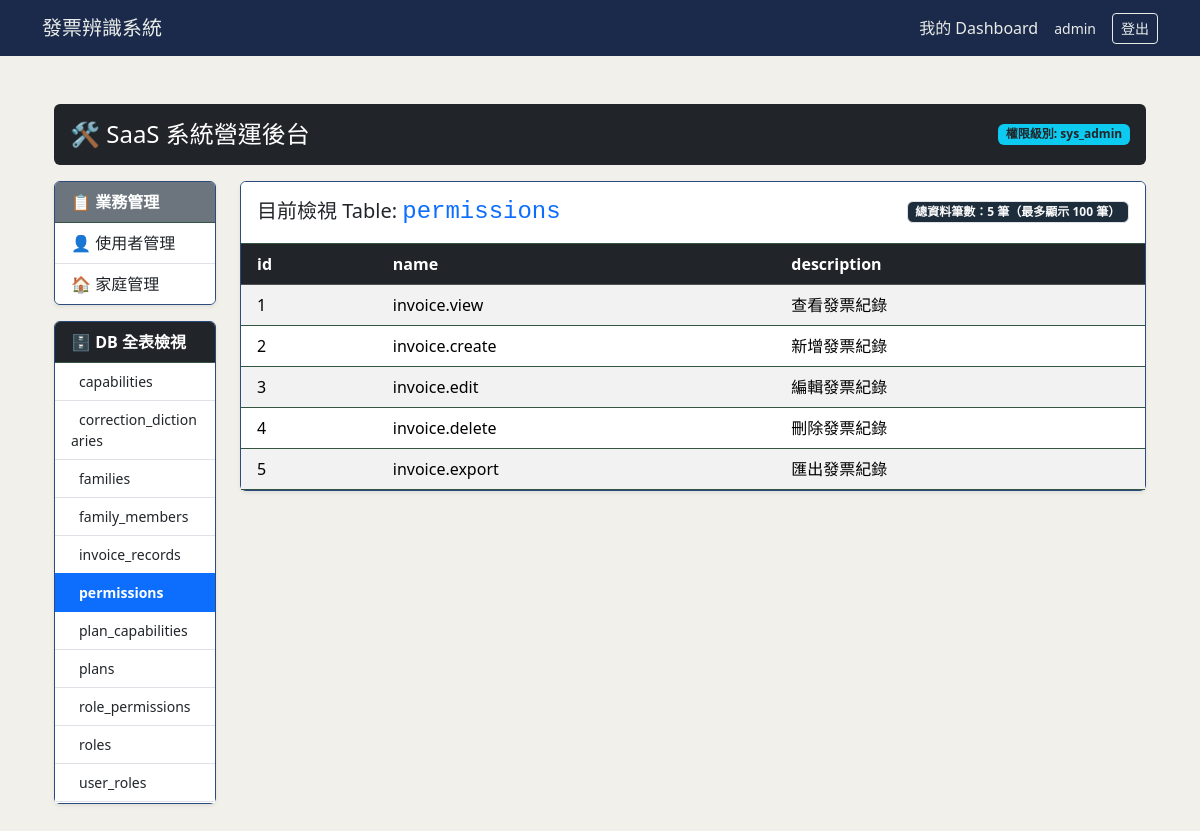
/admin/?table=permissions (signed in), run on the app's committed database.
### database/models/user.py (models this page shows)
class User(UserMixin,TimestampMixin, SoftDeleteMixin, db.Model):
    __tablename__ = 'users'
    id: Mapped[int] = mapped_column(Integer, primary_key=True)
    username: Mapped[str] = mapped_column(String(100), unique=True, nullable=False)
    email: Mapped[str] = mapped_column(String(120), unique=True, nullable=False)
    password_hash: Mapped[str] = mapped_column(String(200), nullable=True)
    google_id: Mapped[str] = mapped_column(String(100), unique=True, nullable=True)
    avatar: Mapped[str] = mapped_column(String(255), nullable=True)
    google_credentials: Mapped[str] = mapped_column(String(2000), nullable=True)
    target_sheet_id: Mapped[str] = mapped_column(String(100), nullable=True)
    invoices: Mapped[list["InvoiceRecord"]] = relationship("InvoiceRecord", backref="owner", lazy=True)
    roles: Mapped[list["Role"]] = relationship("Role", secondary=user_roles, back_populates="users")

### database/models/RBAC/permission.py (models this page shows, shortened)
class Permission(db.Model):
    __tablename__ = 'permissions'
    id = db.Column(db.Integer, primary_key=True)
    name = db.Column(db.String(50), unique=True, nullable=False)   # e.g. "user:manage", "invoice:view_all"
    description = db.Column(db.String(255), nullable=True)
    roles = db.relationship("Role", secondary=role_permissions, back_populates="permissions")

### routes/admin_bp.py (the view)
@admin_bp.route("/")
@admin_required
def admin_index():
    inspector = inspect(db.engine)
    table_names = inspector.get_table_names()
    selected_table = request.args.get('table', table_names[0] if table_names else None)
    table_columns = []
    table_rows = []
    total_count = 0
    if selected_table and selected_table in table_names:
        columns_info = inspector.get_columns(selected_table)
        table_columns = [col['name'] for col in columns_info]
        query = text(f'SELECT * FROM "{selected_table}" LIMIT 100')
        result = db.session.execute(query)
        table_rows = [dict(row._mapping) for row in result]
        count_query = text(f'SELECT COUNT(*) FROM "{selected_table}"')
        total_count = db.session.execute(count_query).scalar()
    return render_template(
        'dashboard/admin/index.html',
        table_names=table_names,
        selected_table=selected_table,
        table_columns=table_columns,
        table_rows=table_rows,
        total_count=total_count
    )

### core/login.py (called while the page is built)
@login_manager.user_loader
def load_user(user_id: str):
    return User.query.get(int(user_id))

### templates/dashboard/admin/index.html (shortened to what this page needs)
{% extends "base.html" %}
{% block content %}
<div class="container-fluid py-4">
	<div class="row mb-3">
		{% include "dashboard/admin/_header.html" %}
	</div>
	<div class="row">
		{% include "dashboard/admin/_sidebar.html" %}
		<div class="col-md-9 col-lg-10">
			{% if selected_table %}
			<div class="card shadow-sm">
				<div class="card-header bg-white d-flex justify-content-between align-items-center py-3">
					<h5 class="mb-0">
						目前檢視 Table: <code class="fs-4 text-primary">{{ selected_table }}</code>
					</h5>
					<span class="badge bg-light text-light border">
						總資料筆數：<strong>{{ total_count }}</strong> 筆（最多顯示 100 筆）
					</span>
				</div>
				<div class="card-body p-0">
					<div class="table-responsive" style="max-height: 65vh;">
						<table class="table table-hover table-striped border-0 mb-0 align-middle">
							<thead class="table-dark sticky-top">
								<tr>
								{% for col in table_columns %}
									<th scope="col" class="text-nowrap px-3">{{ col }}</th>
								{% endfor %}
								</tr>
							</thead>
							<tbody>
								{% if table_rows %}
								{% for row in table_rows %}
									<tr>
									{% for col in table_columns %}
										<td class="text-nowrap px-3">
										{% if row[col] is none %}
											<span class="badge bg-secondary opacity-50">NULL</span>
										{% elif row[col] is sameas true %}
											<span class="badge bg-success">TRUE</span>
										{% elif row[col] is sameas false %}
											<span class="badge bg-danger">FALSE</span>
										{% else %}
											{{ row[col] }}
										{% endif %}
										</td>
									{% endfor %}
									</tr>
								{% endfor %}
								{% endif %}
							</tbody>
						</table>
					</div>
				</div>
			</div>
			{% else %}
			<div class="alert alert-warning" role="alert">
				尚未偵測到任何資料庫 Table，請先確認 `database/init_db.py` 是否已正常執行。
			</div>
			{% endif %}
		</div>
	</div>
</div>
{% endblock %}

### templates/base.html (shortened to what this page needs)
<!DOCTYPE html>
<html lang="zh-TW">
<head>
    <link href="https://cdn.jsdelivr.net/npm/bootstrap@5.3.2/dist/css/bootstrap.min.css" rel="stylesheet">
    <link rel="stylesheet" href="{{ url_for('static', filename='css/style.css') }}">
</head>
<body>
    <nav class="navbar">
        <div class="container">
            <a class="navbar-brand" href="{{ url_for('invoice.upload_view') }}">發票辨識系統</a>
            <div class="d-flex align-items-center gap-3">
                {% if current_user.is_authenticated %}
                    <a class="text-decoration-none" href="{{ url_for('dashboard.index') }}">
                        {% if current_user.is_admin %}管理後台{% else %}我的 Dashboard{% endif %}
                    </a>
                    <span class="small">{{ current_user.username }}</span>
                    <a class="btn btn-outline-light btn-sm" href="{{ url_for('auth.logout') }}">登出</a>
                {% else %}
                    <a class="btn btn-outline-light btn-sm" href="{{ url_for('auth.login') }}">登入</a>
                {% endif %}
            </div>
        </div>
    </nav>
    <main class="container py-4">
        {% block content %}{% endblock %}
    </main>
</body>
</html>

### static/css/style.css (style rules this page uses)
body { background-color: #F2F0EB; color: #8CADD3; }
.navbar { background-color: #1B2A4A; }
.navbar .navbar-brand, .navbar a, .navbar span { color: #E8ECE9; }
.navbar .btn-outline-light { color: #E8ECE9; border-color: #E8ECE9; }
.card { background-color: #D3E4F1; border-color: #2A4B7C; }
.card-header { background-color: #0f2a1b; border-bottom-color: #335541; }
.table { color: #e5e7eb; }
.table thead { background-color: #0f2a1a; }
.table tbody tr { border-bottom-color: #335541; }
.bg-light { background-color: #1e2d3b !important; }

### data on the page
User: username "admin"
Permission: id "1" "invoice.view" "查看發票紀錄"
Permission: id "2" "invoice.create" "新增發票紀錄"
Permission: id "3" "invoice.edit" "編輯發票紀錄"
Permission: id "4" "invoice.delete" "刪除發票紀錄"
Permission: id "5" "invoice.export" "匯出發票紀錄"

### other printed values
{{ name }} "capabilities" "correction_dictionaries" "families" "family_members" "invoice_records" "permissions" "plan_capabilities" "plans" "role_permissions" "roles" "user_roles"
{{ selected_table }} "permissions"
{{ total_count }} "5"
{{ col }} "id" "name" "description"
